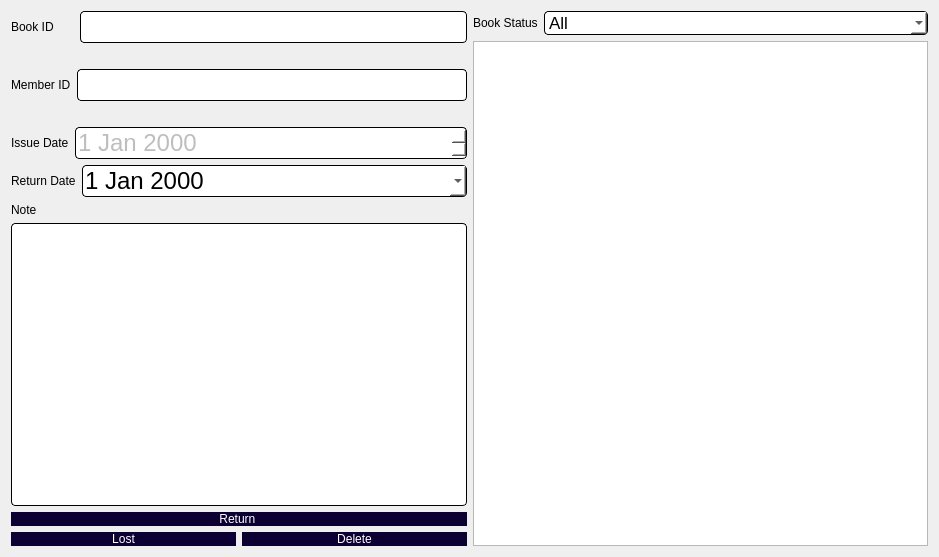
<?xml version="1.0" encoding="UTF-8"?>
<ui version="4.0">
 <class>ReturnBook</class>
 <widget class="QDialog" name="ReturnBook">
  <property name="geometry">
   <rect>
    <x>0</x>
    <y>0</y>
    <width>939</width>
    <height>557</height>
   </rect>
  </property>
  <property name="windowTitle">
   <string>Dialog</string>
  </property>
  <layout class="QHBoxLayout" name="horizontalLayout_11">
   <item>
    <layout class="QHBoxLayout" name="horizontalLayout_10">
     <item>
      <layout class="QVBoxLayout" name="verticalLayout_2">
       <item>
        <layout class="QHBoxLayout" name="horizontalLayout">
         <item>
          <widget class="QLabel" name="label">
           <property name="sizePolicy">
            <sizepolicy hsizetype="Fixed" vsizetype="Fixed">
             <horstretch>0</horstretch>
             <verstretch>0</verstretch>
            </sizepolicy>
           </property>
           <property name="styleSheet">
            <string notr="true">font: 13pt &quot;Lato&quot;;
color: rgb(0, 0, 0);</string>
           </property>
           <property name="text">
            <string>Book ID      </string>
           </property>
          </widget>
         </item>
         <item>
          <widget class="QLineEdit" name="bookID">
           <property name="enabled">
            <bool>false</bool>
           </property>
           <property name="styleSheet">
            <string notr="true">QLineEdit{
	background-color: rgb(255, 255, 255);
	 border: 1px  solid;
     border-radius: 4px;
	font: 24px
}</string>
           </property>
          </widget>
         </item>
        </layout>
       </item>
       <item>
        <layout class="QHBoxLayout" name="horizontalLayout_6">
         <item>
          <widget class="QLabel" name="bookName">
           <property name="sizePolicy">
            <sizepolicy hsizetype="Fixed" vsizetype="Fixed">
             <horstretch>0</horstretch>
             <verstretch>0</verstretch>
            </sizepolicy>
           </property>
           <property name="styleSheet">
            <string notr="true">font: 10pt &quot;Comic Sans MS&quot;;
color: rgb(0, 0, 0);</string>
           </property>
           <property name="text">
            <string/>
           </property>
          </widget>
         </item>
        </layout>
       </item>
       <item>
        <layout class="QHBoxLayout" name="horizontalLayout_2">
         <item>
          <widget class="QLabel" name="label_2">
           <property name="sizePolicy">
            <sizepolicy hsizetype="Fixed" vsizetype="Fixed">
             <horstretch>0</horstretch>
             <verstretch>0</verstretch>
            </sizepolicy>
           </property>
           <property name="styleSheet">
            <string notr="true">font: 13pt &quot;Lato&quot;;
color: rgb(0, 0, 0);</string>
           </property>
           <property name="text">
            <string>Member ID</string>
           </property>
          </widget>
         </item>
         <item>
          <widget class="QLineEdit" name="memberID">
           <property name="enabled">
            <bool>false</bool>
           </property>
           <property name="styleSheet">
            <string notr="true">QLineEdit{
	background-color: rgb(255, 255, 255);
	 border: 1px  solid;
     border-radius: 4px;
	font: 24px
}</string>
           </property>
          </widget>
         </item>
        </layout>
       </item>
       <item>
        <layout class="QHBoxLayout" name="horizontalLayout_7">
         <item>
          <widget class="QLabel" name="memberName">
           <property name="sizePolicy">
            <sizepolicy hsizetype="Fixed" vsizetype="Fixed">
             <horstretch>0</horstretch>
             <verstretch>0</verstretch>
            </sizepolicy>
           </property>
           <property name="styleSheet">
            <string notr="true">font: 10pt &quot;Comic Sans MS&quot;;
color: rgb(0, 0, 0);</string>
           </property>
           <property name="text">
            <string/>
           </property>
          </widget>
         </item>
        </layout>
       </item>
       <item>
        <layout class="QHBoxLayout" name="horizontalLayout_4">
         <item>
          <widget class="QLabel" name="label_3">
           <property name="sizePolicy">
            <sizepolicy hsizetype="Fixed" vsizetype="Fixed">
             <horstretch>0</horstretch>
             <verstretch>0</verstretch>
            </sizepolicy>
           </property>
           <property name="styleSheet">
            <string notr="true">font: 13pt &quot;Lato&quot;;
color: rgb(0, 0, 0);</string>
           </property>
           <property name="text">
            <string>Issue Date</string>
           </property>
          </widget>
         </item>
         <item>
          <widget class="QDateEdit" name="issueDate">
           <property name="enabled">
            <bool>false</bool>
           </property>
           <property name="styleSheet">
            <string notr="true">QDateEdit{
	background-color: rgb(255, 255, 255);
	 border: 1px  solid;
     border-radius: 4px;
	font: 24px
}</string>
           </property>
          </widget>
         </item>
        </layout>
       </item>
       <item>
        <layout class="QHBoxLayout" name="horizontalLayout_5">
         <item>
          <widget class="QLabel" name="label_4">
           <property name="sizePolicy">
            <sizepolicy hsizetype="Fixed" vsizetype="Fixed">
             <horstretch>0</horstretch>
             <verstretch>0</verstretch>
            </sizepolicy>
           </property>
           <property name="styleSheet">
            <string notr="true">font: 13pt &quot;Lato&quot;;
color: rgb(0, 0, 0);</string>
           </property>
           <property name="text">
            <string>Return Date</string>
           </property>
          </widget>
         </item>
         <item>
          <widget class="QDateEdit" name="returnDate">
           <property name="enabled">
            <bool>true</bool>
           </property>
           <property name="styleSheet">
            <string notr="true">QDateEdit{
	background-color: rgb(255, 255, 255);
	 border: 1px  solid;
     border-radius: 4px;
	font: 24px
}</string>
           </property>
           <property name="calendarPopup">
            <bool>true</bool>
           </property>
          </widget>
         </item>
        </layout>
       </item>
       <item>
        <layout class="QVBoxLayout" name="verticalLayout">
         <item>
          <widget class="QLabel" name="label_5">
           <property name="sizePolicy">
            <sizepolicy hsizetype="Fixed" vsizetype="Fixed">
             <horstretch>0</horstretch>
             <verstretch>0</verstretch>
            </sizepolicy>
           </property>
           <property name="styleSheet">
            <string notr="true">font: 13pt &quot;Lato&quot;;
color: rgb(0, 0, 0);</string>
           </property>
           <property name="text">
            <string>Note</string>
           </property>
          </widget>
         </item>
         <item>
          <widget class="QTextEdit" name="notes">
           <property name="styleSheet">
            <string notr="true">QTextEdit{
	background-color: rgb(255, 255, 255);
	 border: 1px  solid;
     border-radius: 4px;
	font: 24px
}</string>
           </property>
          </widget>
         </item>
        </layout>
       </item>
       <item>
        <widget class="QPushButton" name="returnBtn">
         <property name="styleSheet">
          <string notr="true">QPushButton{
border-radius:15px;
padding : 0 4px;
background: #0c0033;
border -radius:10px;
color: rgb(255, 255, 255);
font: 12pt &quot;Lato&quot;;
}
QPushButton:hover:!pressed
{

background:#ababab;
}
QToolButton
{

border-radius:10px;
bacground:red;
color:red;
}

QPushButton:pressed
{
              font-size: 19px;
              transition: 0.9s; 
}</string>
         </property>
         <property name="text">
          <string>Return </string>
         </property>
        </widget>
       </item>
       <item>
        <layout class="QHBoxLayout" name="horizontalLayout_3">
         <item>
          <widget class="QPushButton" name="lostBtn">
           <property name="styleSheet">
            <string notr="true">QPushButton{
border-radius:15px;
padding : 0 4px;
background: #0c0033;
border -radius:10px;
color: rgb(255, 255, 255);
font: 12pt &quot;Lato&quot;;
}
QPushButton:hover:!pressed
{

background:#ababab;
}
QToolButton
{

border-radius:10px;
bacground:red;
color:red;
}

QPushButton:pressed
{
              font-size: 19px;
              transition: 0.9s; 
}</string>
           </property>
           <property name="text">
            <string>Lost</string>
           </property>
          </widget>
         </item>
         <item>
          <widget class="QPushButton" name="deleteBtn">
           <property name="styleSheet">
            <string notr="true">QPushButton{
border-radius:15px;
padding : 0 4px;
background: #0c0033;
border -radius:10px;
color: rgb(255, 255, 255);
font: 12pt &quot;Lato&quot;;
}
QPushButton:hover:!pressed
{

background:#ababab;
}
QToolButton
{

border-radius:10px;
bacground:red;
color:red;
}

QPushButton:pressed
{
              font-size: 19px;
              transition: 0.9s; 
}</string>
           </property>
           <property name="text">
            <string>Delete</string>
           </property>
          </widget>
         </item>
        </layout>
       </item>
      </layout>
     </item>
     <item>
      <layout class="QVBoxLayout" name="verticalLayout_3">
       <item>
        <layout class="QHBoxLayout" name="horizontalLayout_9">
         <item>
          <layout class="QHBoxLayout" name="horizontalLayout_8">
           <item>
            <widget class="QLabel" name="label_6">
             <property name="sizePolicy">
              <sizepolicy hsizetype="Fixed" vsizetype="Fixed">
               <horstretch>0</horstretch>
               <verstretch>0</verstretch>
              </sizepolicy>
             </property>
             <property name="styleSheet">
              <string notr="true">font: 13pt &quot;Lato&quot;;
color: rgb(0, 0, 0);</string>
             </property>
             <property name="text">
              <string>Book Status</string>
             </property>
            </widget>
           </item>
           <item>
            <widget class="QComboBox" name="bookStatus">
             <property name="styleSheet">
              <string notr="true">QComboBox{
	background-color: rgb(255, 255, 255);
	 border: 1px  solid;
     border-radius: 4px;
	font: 17px
}</string>
             </property>
             <item>
              <property name="text">
               <string>All</string>
              </property>
             </item>
             <item>
              <property name="text">
               <string>Issued</string>
              </property>
             </item>
             <item>
              <property name="text">
               <string>Returned</string>
              </property>
             </item>
             <item>
              <property name="text">
               <string>Lost</string>
              </property>
             </item>
            </widget>
           </item>
          </layout>
         </item>
        </layout>
       </item>
       <item>
        <widget class="QTableView" name="tableView">
         <property name="styleSheet">
          <string notr="true">QHeaderView::section { background-color: #4f85e2; font: solid}</string>
         </property>
         <property name="selectionMode">
          <enum>QAbstractItemView::SingleSelection</enum>
         </property>
         <property name="selectionBehavior">
          <enum>QAbstractItemView::SelectRows</enum>
         </property>
         <attribute name="verticalHeaderVisible">
          <bool>false</bool>
         </attribute>
        </widget>
       </item>
      </layout>
     </item>
    </layout>
   </item>
  </layout>
 </widget>
 <resources/>
 <connections/>
</ui>
